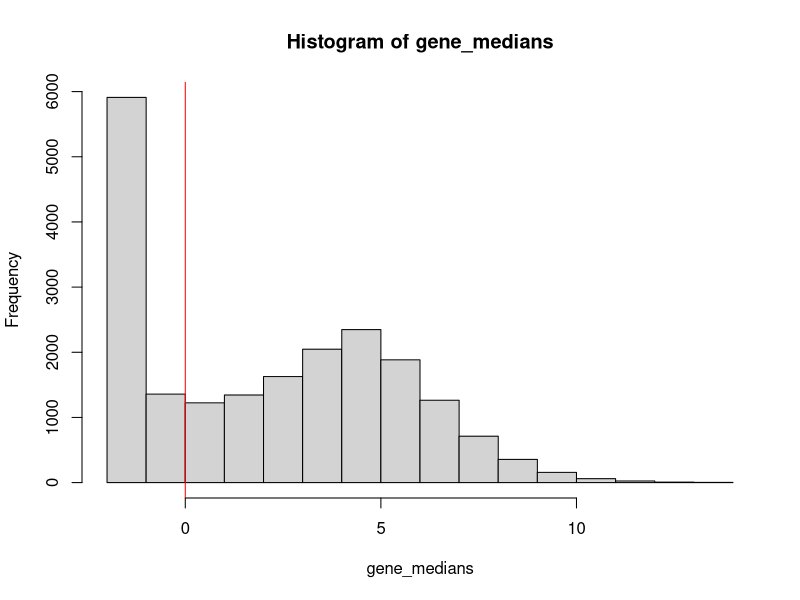
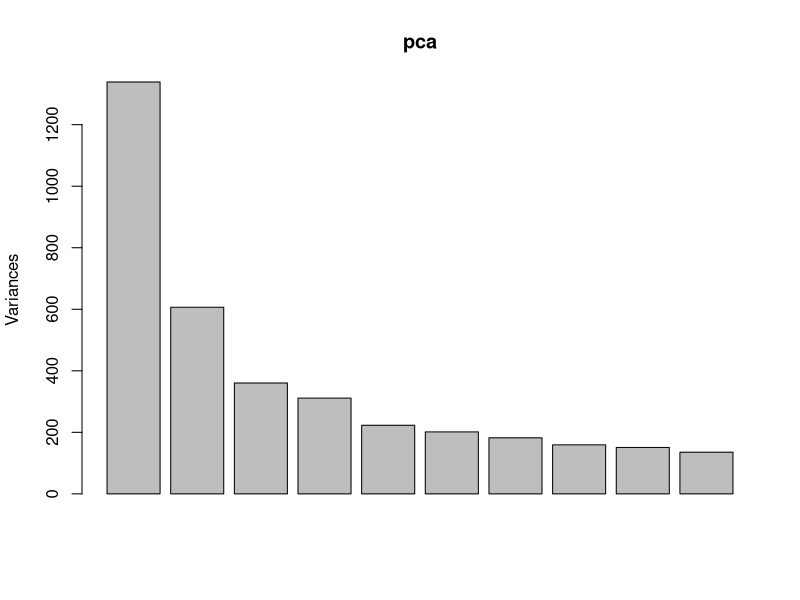
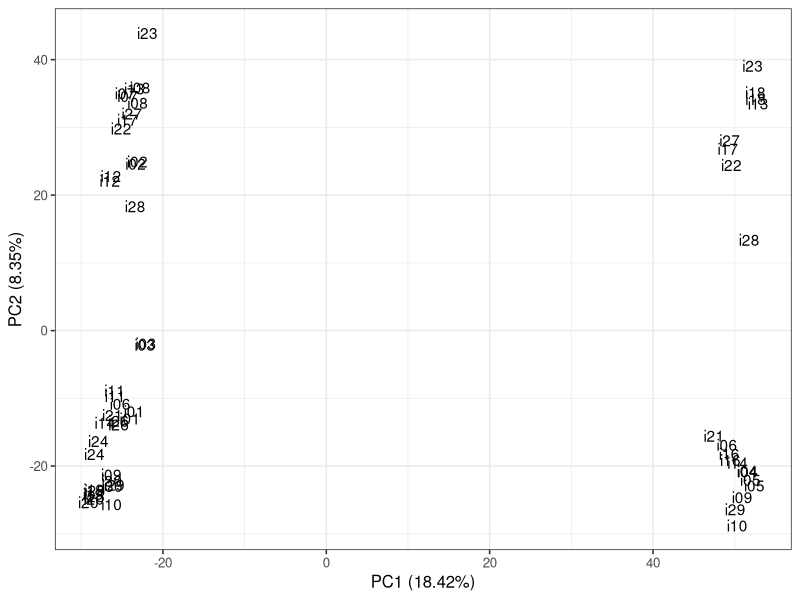
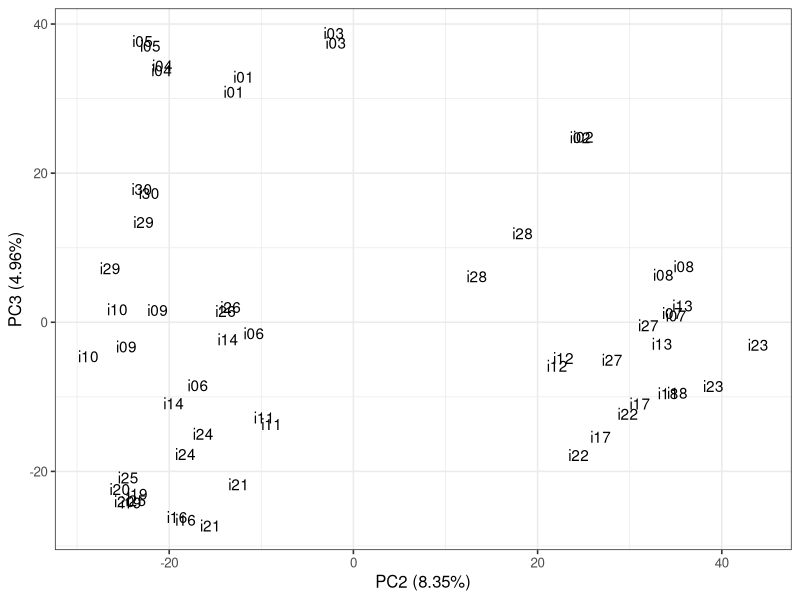
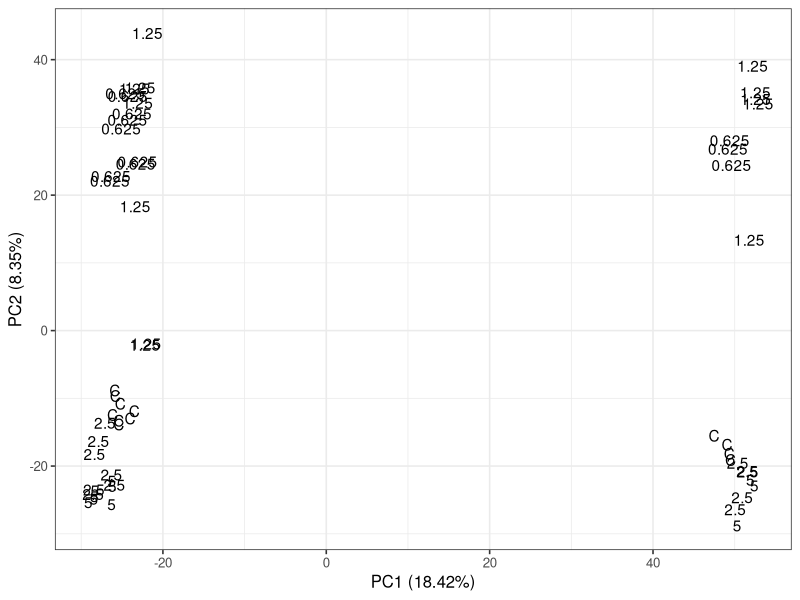
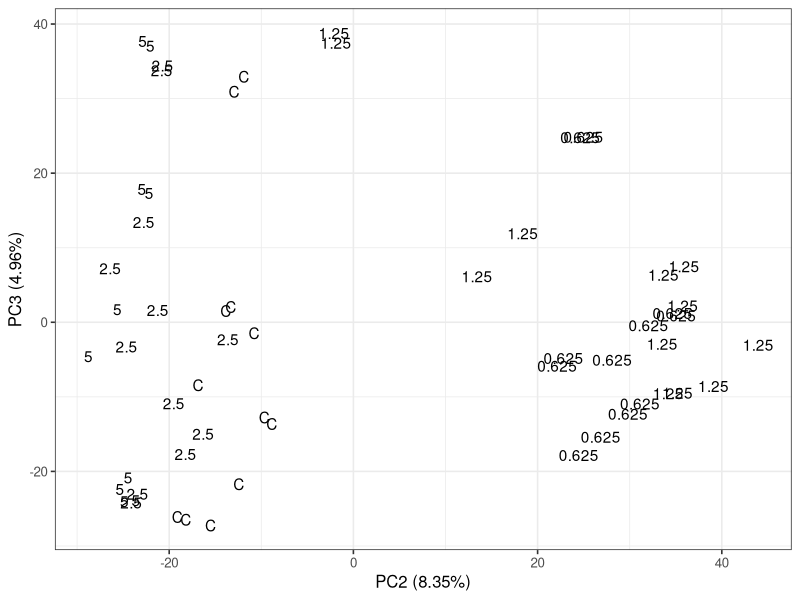
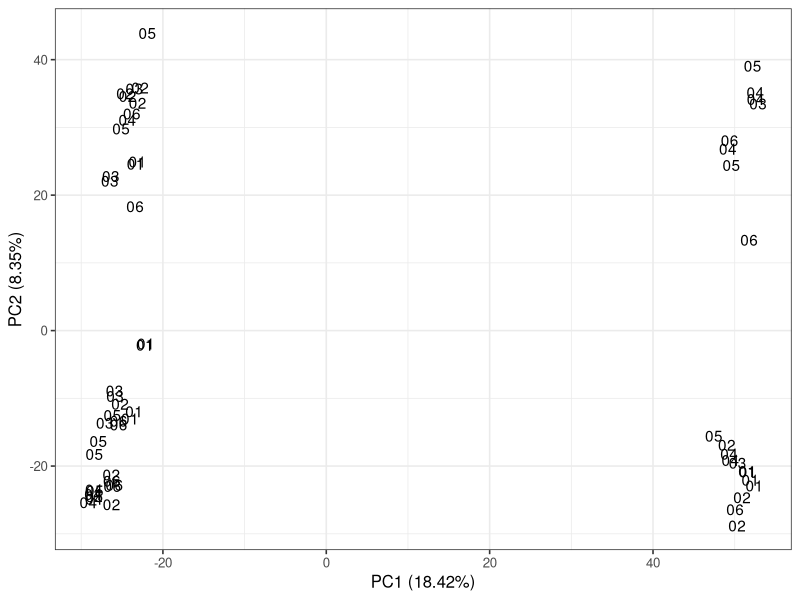
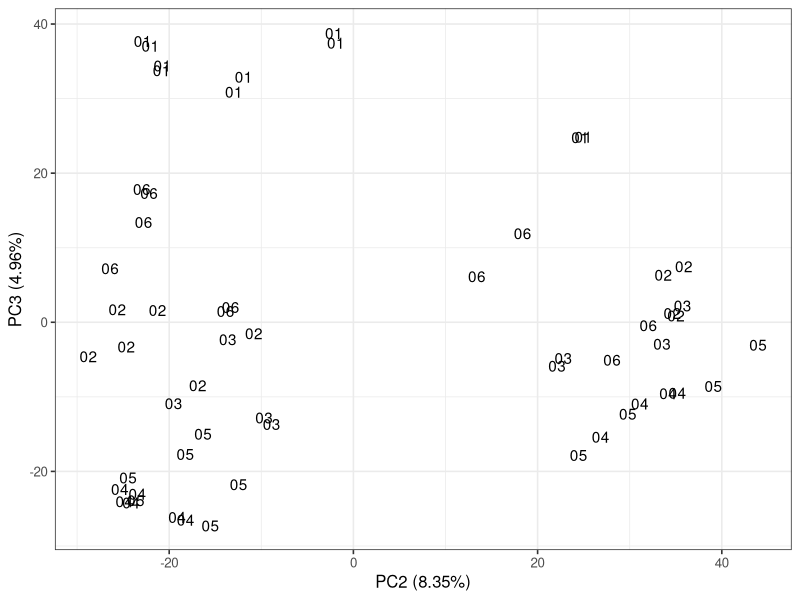

The R script that drew these images, in order:
## ---- chunk 1
library("knitr")
opts_chunk$set(cache = TRUE)
## ---- chunk 2
library("dplyr")
library("tidyr")
library("ggplot2")
theme_set(theme_bw(base_size = 12))
library("edgeR")
## ---- chunk 3
input <- read.delim("../data/gene-counts.txt")
dim(input)
str(input[, 1:10])
## ---- chunk 4
anno <- input %>% select(individual, flow_cell, lane, index)
counts_raw <- input %>% select(starts_with("ENSG")) 
counts_raw <- t(counts_raw)
## ---- chunk 5
counts_raw_cpm <- cpm(counts_raw, log = TRUE)
gene_medians <- apply(counts_raw_cpm, 1, median)
hist(gene_medians)
cutoff <- 0
abline(v = cutoff, col = "red")
## ---- chunk 6
counts <- counts_raw[gene_medians < 0, ]
dim(counts)
## ---- chunk 7
counts_cpm <- cpm(counts, log = TRUE)
## ---- chunk 8
pca <- prcomp(t(counts_cpm), scale. = TRUE)
variances <- pca$sdev^2
explained <- variances / sum(variances)
plot(pca)
## ---- chunk 9
pca_data <- cbind(anno, pca$x[, 1:5])
## ---- chunk 10
ggplot(pca_data, aes(x = PC1, y = PC2)) +
  geom_text(aes(label = individual)) +
  labs(x = sprintf("PC%d (%.2f%%)", 1, round(explained[1] * 100, 2)),
       y = sprintf("PC%d (%.2f%%)", 2, round(explained[2] * 100, 2)))
## ---- chunk 11
ggplot(pca_data, aes(x = PC2, y = PC3)) +
  geom_text(aes(label = individual)) +
    labs(x = sprintf("PC%d (%.2f%%)", 2, round(explained[2] * 100, 2)),
         y = sprintf("PC%d (%.2f%%)", 3, round(explained[3] * 100, 2)))
## ---- chunk 12
d_1 <- c("C", "0.625", "1.25", "2.5", "5")
# The lanes are adjacent, therefore need to double
d_2 <- rep(d_1, each = 2)
# There are supposed to be 30 samples: 30 / 5 = 6
d_3 <- rep(d_2, 6)
# Need to remove sample #15, which should be a 5
d_3[29:30]
d_4 <- d_3[-29:-30]
pca_data <- data.frame(pca_data, dosage = d_4)
## ---- chunk 13
ggplot(pca_data, aes(x = PC1, y = PC2)) +
  geom_text(aes(label = dosage)) +
  labs(x = sprintf("PC%d (%.2f%%)", 1, round(explained[1] * 100, 2)),
       y = sprintf("PC%d (%.2f%%)", 2, round(explained[2] * 100, 2)))
## ---- chunk 14
ggplot(pca_data, aes(x = PC2, y = PC3)) +
  geom_text(aes(label = dosage)) +
    labs(x = sprintf("PC%d (%.2f%%)", 2, round(explained[2] * 100, 2)),
         y = sprintf("PC%d (%.2f%%)", 3, round(explained[3] * 100, 2)))
## ---- chunk 15
ind_1 <- sprintf("ind%02d", 1:6)
# Each individual has 5 samples
ind_2 <- rep(ind_1, each = 5)
# The lanes are adjacent, therefore need to double
ind_3 <- rep(ind_2, each = 2)
# Need to remove sample #15, which should be ind03
ind_3[29:30]
ind_4 <- ind_3[-29:-30]
pca_data <- data.frame(pca_data, ind_id = ind_4)
## ---- chunk 16
ggplot(pca_data, aes(x = PC1, y = PC2)) +
  geom_text(aes(label = substr(ind_id, 4 ,5))) +
  labs(x = sprintf("PC%d (%.2f%%)", 1, round(explained[1] * 100, 2)),
       y = sprintf("PC%d (%.2f%%)", 2, round(explained[2] * 100, 2)))
## ---- chunk 17
ggplot(pca_data, aes(x = PC2, y = PC3)) +
  geom_text(aes(label = substr(ind_id, 4, 5))) +
    labs(x = sprintf("PC%d (%.2f%%)", 2, round(explained[2] * 100, 2)),
         y = sprintf("PC%d (%.2f%%)", 3, round(explained[3] * 100, 2)))
## ---- chunk 18
d <- dist(t(counts_cpm))
h <- hclust(d)
plot(h, labels = paste(pca_data$ind_id, pca_data$dosage, sep = " - "))
## ---- chunk 19
sessionInfo()
